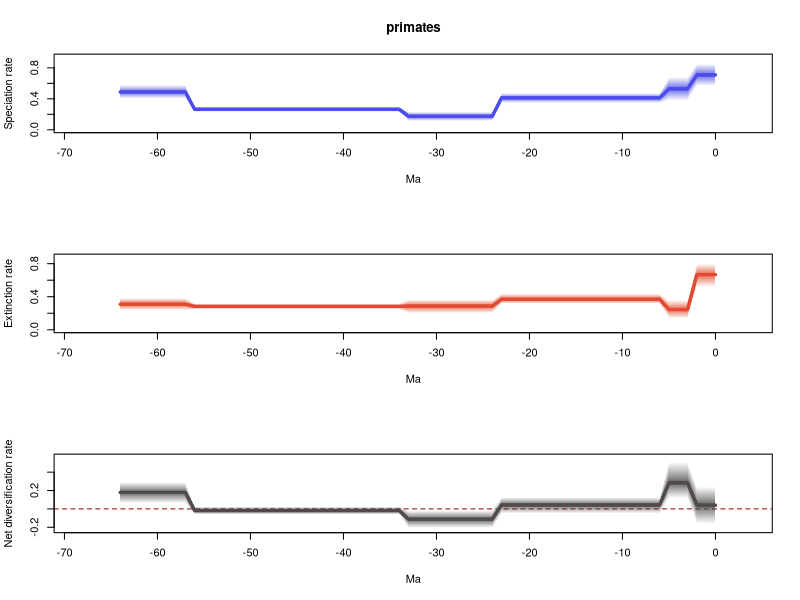

Reproduce this figure in R.
# 1 files combined:
# 	./primates_fossil_occurrences_1BD1-1_marginal_rates.log

# 95% HPDs calculated using code from Biopy (https://www.cs.auckland.ac.nz/~yhel002/biopy/)

pdf(file='./primates_fossil_occurrences_1BD1-1_marginal_rates_RTT.pdf',width=0.6*9, height=0.6*21)
par(mfrow=c(3,1))
library(scales)
plot_RTT <- function (age,hpd_M,hpd_m,mean_m,color){
	N=100
	beta=(1:(N-1))/N
	alpha_shape=0.25
	cat=1-(beta^(1./alpha_shape))
	for (i in 1:(N-1)){
		trans= 1/N + 2/N
		polygon(c(age, rev(age)), c(hpd_M-((hpd_M-mean_m)*cat[i]), rev(hpd_m+((mean_m-hpd_m)*cat[i]))), col = alpha(color,trans), border = NA)
	}
	lines(rev(age), rev(mean_m), col = color, lwd=3)
}
	
L_hpd_m95=c(0.563137364939, 0.563137364939,0.563137364939,0.378384173385,0.378384173385,0.378384173385,0.344793069355,0.344793069355,0.344793069355,0.344793069355,0.344793069355,0.344793069355,0.344793069355,0.344793069355,0.344793069355,0.344793069355,0.344793069355,0.344793069355,0.344793069355,0.344793069355,0.344793069355,0.344793069355,0.344793069355,0.344793069355,0.113163262362,0.113163262362,0.113163262362,0.113163262362,0.113163262362,0.113163262362,0.113163262362,0.113163262362,0.113163262362,0.113163262362,0.231454928151,0.231454928151,0.231454928151,0.231454928151,0.231454928151,0.231454928151,0.231454928151,0.231454928151,0.231454928151,0.231454928151,0.231454928151,0.231454928151,0.231454928151,0.231454928151,0.231454928151,0.231454928151,0.231454928151,0.231454928151,0.231454928151,0.231454928151,0.231454928151,0.231454928151,0.231454928151,0.402142912276,0.402142912276,0.402142912276,0.402142912276,0.402142912276,0.402142912276,0.402142912276,0.402142912276)
L_hpd_M95=c(0.85427971753, 0.85427971753,0.85427971753,0.684448120185,0.684448120185,0.684448120185,0.474307989984,0.474307989984,0.474307989984,0.474307989984,0.474307989984,0.474307989984,0.474307989984,0.474307989984,0.474307989984,0.474307989984,0.474307989984,0.474307989984,0.474307989984,0.474307989984,0.474307989984,0.474307989984,0.474307989984,0.474307989984,0.233593542192,0.233593542192,0.233593542192,0.233593542192,0.233593542192,0.233593542192,0.233593542192,0.233593542192,0.233593542192,0.233593542192,0.298030213377,0.298030213377,0.298030213377,0.298030213377,0.298030213377,0.298030213377,0.298030213377,0.298030213377,0.298030213377,0.298030213377,0.298030213377,0.298030213377,0.298030213377,0.298030213377,0.298030213377,0.298030213377,0.298030213377,0.298030213377,0.298030213377,0.298030213377,0.298030213377,0.298030213377,0.298030213377,0.579901979845,0.579901979845,0.579901979845,0.579901979845,0.579901979845,0.579901979845,0.579901979845,0.579901979845)
M_hpd_m95=c(0.516640747498, 0.516640747498,0.516640747498,0.138865309543,0.138865309543,0.138865309543,0.313936395046,0.313936395046,0.313936395046,0.313936395046,0.313936395046,0.313936395046,0.313936395046,0.313936395046,0.313936395046,0.313936395046,0.313936395046,0.313936395046,0.313936395046,0.313936395046,0.313936395046,0.313936395046,0.313936395046,0.313936395046,0.20123588909,0.20123588909,0.20123588909,0.20123588909,0.20123588909,0.20123588909,0.20123588909,0.20123588909,0.20123588909,0.20123588909,0.248137456044,0.248137456044,0.248137456044,0.248137456044,0.248137456044,0.248137456044,0.248137456044,0.248137456044,0.248137456044,0.248137456044,0.248137456044,0.248137456044,0.248137456044,0.248137456044,0.248137456044,0.248137456044,0.248137456044,0.248137456044,0.248137456044,0.248137456044,0.248137456044,0.248137456044,0.248137456044,0.23425424536,0.23425424536,0.23425424536,0.23425424536,0.23425424536,0.23425424536,0.23425424536,0.23425424536)
M_hpd_M95=c(0.800395152052, 0.800395152052,0.800395152052,0.36050909753,0.36050909753,0.36050909753,0.439172509153,0.439172509153,0.439172509153,0.439172509153,0.439172509153,0.439172509153,0.439172509153,0.439172509153,0.439172509153,0.439172509153,0.439172509153,0.439172509153,0.439172509153,0.439172509153,0.439172509153,0.439172509153,0.439172509153,0.439172509153,0.366703812976,0.366703812976,0.366703812976,0.366703812976,0.366703812976,0.366703812976,0.366703812976,0.366703812976,0.366703812976,0.366703812976,0.318604837753,0.318604837753,0.318604837753,0.318604837753,0.318604837753,0.318604837753,0.318604837753,0.318604837753,0.318604837753,0.318604837753,0.318604837753,0.318604837753,0.318604837753,0.318604837753,0.318604837753,0.318604837753,0.318604837753,0.318604837753,0.318604837753,0.318604837753,0.318604837753,0.318604837753,0.318604837753,0.386900261553,0.386900261553,0.386900261553,0.386900261553,0.386900261553,0.386900261553,0.386900261553,0.386900261553)
R_hpd_m95=c(-0.16485699255, -0.16485699255,-0.16485699255,0.114164600189,0.114164600189,0.114164600189,-0.0514931954764,-0.0514931954764,-0.0514931954764,-0.0514931954764,-0.0514931954764,-0.0514931954764,-0.0514931954764,-0.0514931954764,-0.0514931954764,-0.0514931954764,-0.0514931954764,-0.0514931954764,-0.0514931954764,-0.0514931954764,-0.0514931954764,-0.0514931954764,-0.0514931954764,-0.0514931954764,-0.206574981989,-0.206574981989,-0.206574981989,-0.206574981989,-0.206574981989,-0.206574981989,-0.206574981989,-0.206574981989,-0.206574981989,-0.206574981989,-0.0625732925841,-0.0625732925841,-0.0625732925841,-0.0625732925841,-0.0625732925841,-0.0625732925841,-0.0625732925841,-0.0625732925841,-0.0625732925841,-0.0625732925841,-0.0625732925841,-0.0625732925841,-0.0625732925841,-0.0625732925841,-0.0625732925841,-0.0625732925841,-0.0625732925841,-0.0625732925841,-0.0625732925841,-0.0625732925841,-0.0625732925841,-0.0625732925841,-0.0625732925841,0.0607038546749,0.0607038546749,0.0607038546749,0.0607038546749,0.0607038546749,0.0607038546749,0.0607038546749,0.0607038546749)
R_hpd_M95=c(0.245457769538, 0.245457769538,0.245457769538,0.513393214751,0.513393214751,0.513393214751,0.127916658941,0.127916658941,0.127916658941,0.127916658941,0.127916658941,0.127916658941,0.127916658941,0.127916658941,0.127916658941,0.127916658941,0.127916658941,0.127916658941,0.127916658941,0.127916658941,0.127916658941,0.127916658941,0.127916658941,0.127916658941,-0.0155345439868,-0.0155345439868,-0.0155345439868,-0.0155345439868,-0.0155345439868,-0.0155345439868,-0.0155345439868,-0.0155345439868,-0.0155345439868,-0.0155345439868,0.027408266426,0.027408266426,0.027408266426,0.027408266426,0.027408266426,0.027408266426,0.027408266426,0.027408266426,0.027408266426,0.027408266426,0.027408266426,0.027408266426,0.027408266426,0.027408266426,0.027408266426,0.027408266426,0.027408266426,0.027408266426,0.027408266426,0.027408266426,0.027408266426,0.027408266426,0.027408266426,0.291578089487,0.291578089487,0.291578089487,0.291578089487,0.291578089487,0.291578089487,0.291578089487,0.291578089487)
L_mean=c(0.708612419608, 0.708612419608,0.708612419608,0.528713841037,0.528713841037,0.528713841037,0.412387493175,0.412387493175,0.412387493175,0.412387493175,0.412387493175,0.412387493175,0.412387493175,0.412387493175,0.412387493175,0.412387493175,0.412387493175,0.412387493175,0.412387493175,0.412387493175,0.412387493175,0.412387493175,0.412387493175,0.412387493175,0.174230750344,0.174230750344,0.174230750344,0.174230750344,0.174230750344,0.174230750344,0.174230750344,0.174230750344,0.174230750344,0.174230750344,0.264341569691,0.264341569691,0.264341569691,0.264341569691,0.264341569691,0.264341569691,0.264341569691,0.264341569691,0.264341569691,0.264341569691,0.264341569691,0.264341569691,0.264341569691,0.264341569691,0.264341569691,0.264341569691,0.264341569691,0.264341569691,0.264341569691,0.264341569691,0.264341569691,0.264341569691,0.264341569691,0.488341271615,0.488341271615,0.488341271615,0.488341271615,0.488341271615,0.488341271615,0.488341271615,0.488341271615)
M_mean=c(0.668026913873, 0.668026913873,0.668026913873,0.245130299149,0.245130299149,0.245130299149,0.369254022944,0.369254022944,0.369254022944,0.369254022944,0.369254022944,0.369254022944,0.369254022944,0.369254022944,0.369254022944,0.369254022944,0.369254022944,0.369254022944,0.369254022944,0.369254022944,0.369254022944,0.369254022944,0.369254022944,0.369254022944,0.286465533121,0.286465533121,0.286465533121,0.286465533121,0.286465533121,0.286465533121,0.286465533121,0.286465533121,0.286465533121,0.286465533121,0.282639799418,0.282639799418,0.282639799418,0.282639799418,0.282639799418,0.282639799418,0.282639799418,0.282639799418,0.282639799418,0.282639799418,0.282639799418,0.282639799418,0.282639799418,0.282639799418,0.282639799418,0.282639799418,0.282639799418,0.282639799418,0.282639799418,0.282639799418,0.282639799418,0.282639799418,0.282639799418,0.30894829224,0.30894829224,0.30894829224,0.30894829224,0.30894829224,0.30894829224,0.30894829224,0.30894829224)
R_mean=c(0.0405855057352, 0.0405855057352,0.0405855057352,0.283583541888,0.283583541888,0.283583541888,0.0431334702313,0.0431334702313,0.0431334702313,0.0431334702313,0.0431334702313,0.0431334702313,0.0431334702313,0.0431334702313,0.0431334702313,0.0431334702313,0.0431334702313,0.0431334702313,0.0431334702313,0.0431334702313,0.0431334702313,0.0431334702313,0.0431334702313,0.0431334702313,-0.112234782778,-0.112234782778,-0.112234782778,-0.112234782778,-0.112234782778,-0.112234782778,-0.112234782778,-0.112234782778,-0.112234782778,-0.112234782778,-0.0182982297267,-0.0182982297267,-0.0182982297267,-0.0182982297267,-0.0182982297267,-0.0182982297267,-0.0182982297267,-0.0182982297267,-0.0182982297267,-0.0182982297267,-0.0182982297267,-0.0182982297267,-0.0182982297267,-0.0182982297267,-0.0182982297267,-0.0182982297267,-0.0182982297267,-0.0182982297267,-0.0182982297267,-0.0182982297267,-0.0182982297267,-0.0182982297267,-0.0182982297267,0.179392979375,0.179392979375,0.179392979375,0.179392979375,0.179392979375,0.179392979375,0.179392979375,0.179392979375)
trans=0.5
age=(0:(65-1))* -1
plot(age,age,type = 'n', ylim = c(0, 0.939707689283), xlim = c(-68.25,3.25), ylab = 'Speciation rate', xlab = 'Ma',main='primates' )
plot_RTT(age,L_hpd_M95,L_hpd_m95,L_mean,"#4c4cec")
lines(rev(age), rev(L_mean), col = "#4c4cec", lwd=3)
plot(age,age,type = 'n', ylim = c(0, 0.880434667257), xlim = c(-68.25,3.25), ylab = 'Extinction rate', xlab = 'Ma' )
plot_RTT(age,M_hpd_M95,M_hpd_m95,M_mean,"#e34a33")
lines(rev(age), rev(M_mean), col = "#e34a33", lwd=3)
plot(age,age,type = 'n', ylim = c(-0.227232480188, 0.564732536226), xlim = c(-68.25,3.25), ylab = 'Net diversification rate', xlab = 'Ma' )
abline(h=0,lty=2,col="darkred")
plot_RTT(age,R_hpd_M95,R_hpd_m95,R_mean,"#504A4B")
lines(rev(age), rev(R_mean), col = "#504A4B", lwd=3)
n <- dev.off()
